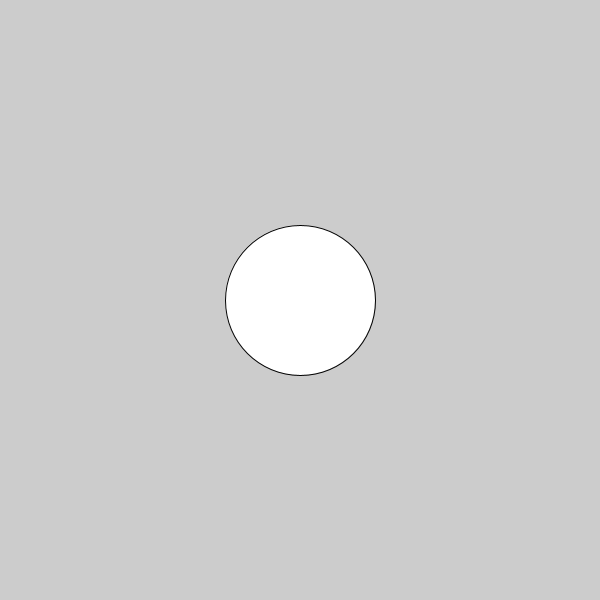
Frame 1 (no input)
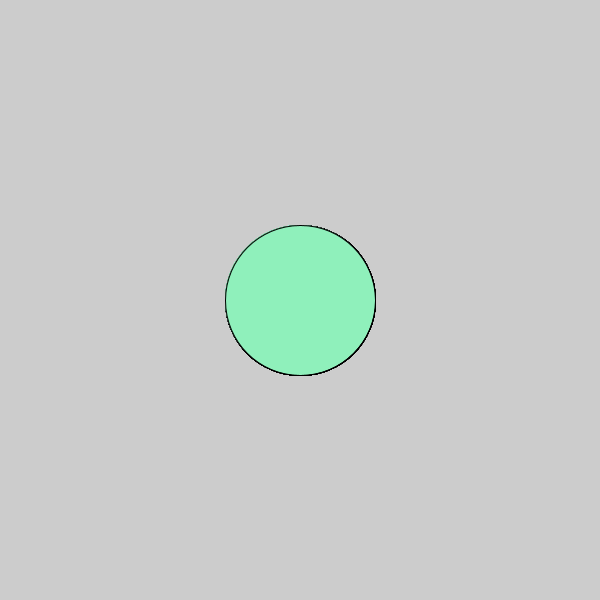
Frame 60 (the mouse pressed at the canvas centre just before this capture)
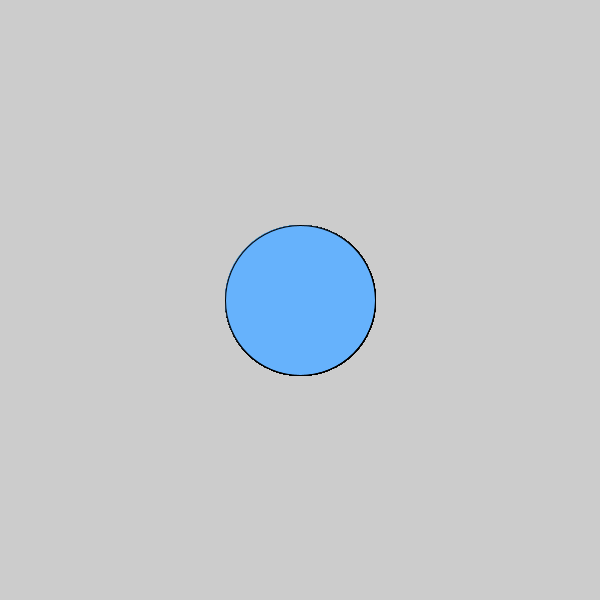
Frame 120 (the mouse held since frame 60 and released just before this capture)

The Processing sketch that drew these frames (run headless with seeded random() and noise(); from frame 60 on, the mouse is pressed at the canvas centre):

// Processing sketch: c_LogicalDot
// ── c_LogicalDot.pde

void setup() {
  
// 1. Set the size of the sketch. Make it 600 pixels square. 
 size(600,600);

}

void draw() {
  
// 2. Draw an ellipse
// Run the program to make sure it works before moving on.
  ellipse(300,300,150,150);

// 3. Change the color of the ellipse when the mouse is pressed.
//    Use the following code, but put your colors where indicated
//    Remember to use the   fill()  command to set colors.

if (mousePressed) {
 
   //  put one color here 
  fill(#66B2FC);
} else {
  
   // put a different color here
  fill(#8FF0BB);
}  
  
  
  
}
